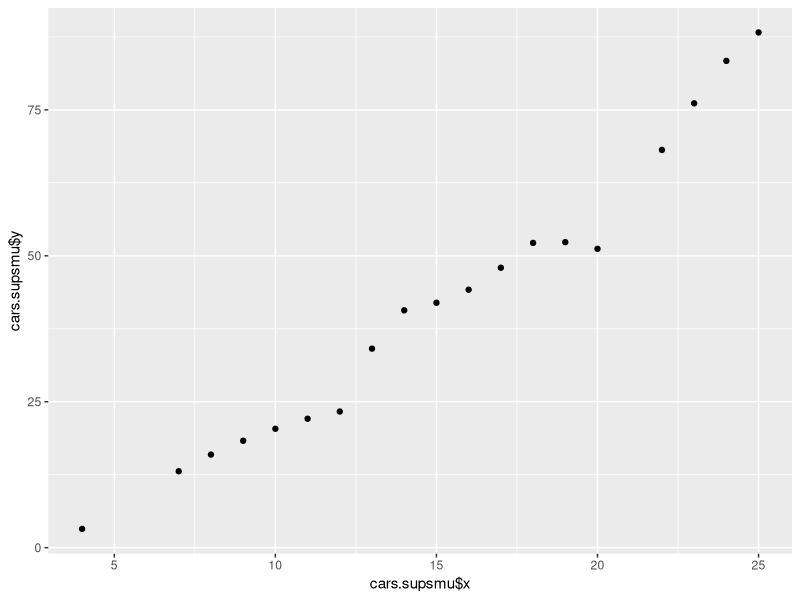
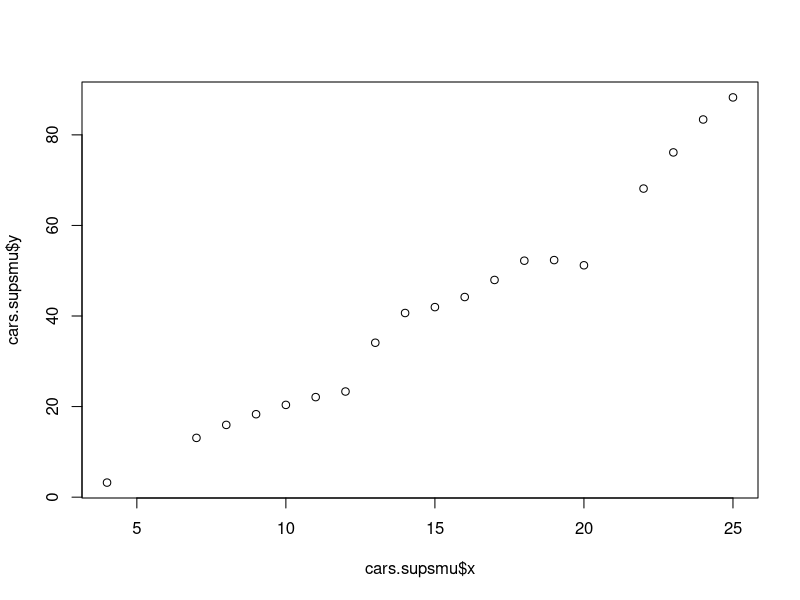

R code for these plots, in order:
## ---- chunk 1
knitr::opts_chunk$set(echo = TRUE)
## ---- chunk 2
library(datasets)
data(cars)
head(cars)
cars.supsmu = supsmu(cars$speed, cars$dist, bass = 0, span = "cv")
cars.supsmu
library(ggplot2)
qplot(x = cars.supsmu$x, y = cars.supsmu$y)
plot(x = cars.supsmu$x, y = cars.supsmu$y)
